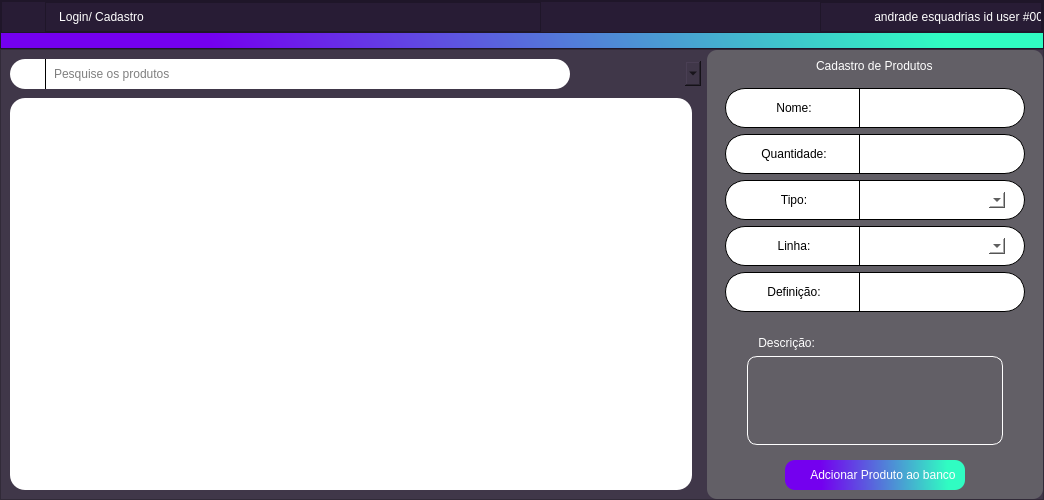
<?xml version="1.0" encoding="UTF-8"?>
<ui version="4.0">
 <class>Estoque</class>
 <widget class="QMainWindow" name="Estoque">
  <property name="geometry">
   <rect>
    <x>0</x>
    <y>0</y>
    <width>1044</width>
    <height>500</height>
   </rect>
  </property>
  <property name="windowTitle">
   <string>Estoque</string>
  </property>
  <property name="windowIcon">
   <iconset resource="qrc/source.qrc">
    <normaloff>:/iconteste/icons/ba812f4a-b112-4fa5-96d0-dccd574e3a86.jpg</normaloff>:/iconteste/icons/ba812f4a-b112-4fa5-96d0-dccd574e3a86.jpg</iconset>
  </property>
  <widget class="QWidget" name="centralwidget">
   <layout class="QVBoxLayout" name="verticalLayout_5">
    <property name="spacing">
     <number>0</number>
    </property>
    <property name="leftMargin">
     <number>0</number>
    </property>
    <property name="topMargin">
     <number>0</number>
    </property>
    <property name="rightMargin">
     <number>0</number>
    </property>
    <property name="bottomMargin">
     <number>0</number>
    </property>
    <item>
     <widget class="QFrame" name="frame_3">
      <property name="minimumSize">
       <size>
        <width>0</width>
        <height>0</height>
       </size>
      </property>
      <property name="maximumSize">
       <size>
        <width>16777215</width>
        <height>60</height>
       </size>
      </property>
      <property name="styleSheet">
       <string notr="true">background-color: #281c35;
color:#fff;</string>
      </property>
      <property name="frameShape">
       <enum>QFrame::StyledPanel</enum>
      </property>
      <property name="frameShadow">
       <enum>QFrame::Raised</enum>
      </property>
      <layout class="QVBoxLayout" name="verticalLayout_3">
       <property name="spacing">
        <number>0</number>
       </property>
       <property name="leftMargin">
        <number>0</number>
       </property>
       <property name="topMargin">
        <number>0</number>
       </property>
       <property name="rightMargin">
        <number>0</number>
       </property>
       <property name="bottomMargin">
        <number>0</number>
       </property>
       <item>
        <widget class="QFrame" name="frame_12">
         <property name="frameShape">
          <enum>QFrame::StyledPanel</enum>
         </property>
         <property name="frameShadow">
          <enum>QFrame::Raised</enum>
         </property>
         <layout class="QHBoxLayout" name="horizontalLayout_3">
          <property name="leftMargin">
           <number>6</number>
          </property>
          <property name="topMargin">
           <number>0</number>
          </property>
          <property name="rightMargin">
           <number>0</number>
          </property>
          <property name="bottomMargin">
           <number>0</number>
          </property>
          <item>
           <widget class="QFrame" name="frame_2">
            <property name="minimumSize">
             <size>
              <width>31</width>
              <height>30</height>
             </size>
            </property>
            <property name="maximumSize">
             <size>
              <width>31</width>
              <height>30</height>
             </size>
            </property>
            <property name="styleSheet">
             <string notr="true">border-image: url(:/iconteste/icons/ba812f4a-b112-4fa5-96d0-dccd574e3a86.jpg);
border-radius:15px;</string>
            </property>
            <property name="frameShape">
             <enum>QFrame::StyledPanel</enum>
            </property>
            <property name="frameShadow">
             <enum>QFrame::Raised</enum>
            </property>
            <layout class="QGridLayout" name="gridLayout_3">
             <property name="leftMargin">
              <number>0</number>
             </property>
             <property name="topMargin">
              <number>0</number>
             </property>
             <property name="rightMargin">
              <number>0</number>
             </property>
             <property name="bottomMargin">
              <number>0</number>
             </property>
             <property name="spacing">
              <number>0</number>
             </property>
            </layout>
           </widget>
          </item>
          <item>
           <widget class="QFrame" name="frame_4">
            <property name="frameShape">
             <enum>QFrame::StyledPanel</enum>
            </property>
            <property name="frameShadow">
             <enum>QFrame::Raised</enum>
            </property>
            <layout class="QVBoxLayout" name="verticalLayout">
             <property name="spacing">
              <number>0</number>
             </property>
             <property name="leftMargin">
              <number>0</number>
             </property>
             <property name="topMargin">
              <number>0</number>
             </property>
             <property name="rightMargin">
              <number>0</number>
             </property>
             <property name="bottomMargin">
              <number>0</number>
             </property>
             <item>
              <widget class="QPushButton" name="Logincadastro">
               <property name="minimumSize">
                <size>
                 <width>111</width>
                 <height>25</height>
                </size>
               </property>
               <property name="maximumSize">
                <size>
                 <width>110</width>
                 <height>16777215</height>
                </size>
               </property>
               <property name="styleSheet">
                <string notr="true">QPushButton{
border:0px;
border-radius:12px;
}
QPushButton::hover
{

background-color:#403749

}
QPushButton::pressed
{
border-style: outset;
border-width: 3px;
border-color: #30fcc2;
background-color:625f66
}
</string>
               </property>
               <property name="text">
                <string>Login/ Cadastro</string>
               </property>
               <property name="icon">
                <iconset resource="qrc/source.qrc">
                 <normaloff>:/iconteste/icons/user.png</normaloff>:/iconteste/icons/user.png</iconset>
               </property>
              </widget>
             </item>
            </layout>
           </widget>
          </item>
          <item alignment="Qt::AlignRight">
           <widget class="QFrame" name="frame_13">
            <property name="frameShape">
             <enum>QFrame::StyledPanel</enum>
            </property>
            <property name="frameShadow">
             <enum>QFrame::Raised</enum>
            </property>
            <layout class="QHBoxLayout" name="horizontalLayout">
             <property name="spacing">
              <number>0</number>
             </property>
             <property name="leftMargin">
              <number>20</number>
             </property>
             <property name="topMargin">
              <number>0</number>
             </property>
             <property name="rightMargin">
              <number>0</number>
             </property>
             <property name="bottomMargin">
              <number>0</number>
             </property>
             <item>
              <widget class="QLabel" name="label_2">
               <property name="minimumSize">
                <size>
                 <width>200</width>
                 <height>0</height>
                </size>
               </property>
               <property name="maximumSize">
                <size>
                 <width>200</width>
                 <height>30</height>
                </size>
               </property>
               <property name="text">
                <string>          andrade esquadrias id user #0001</string>
               </property>
              </widget>
             </item>
            </layout>
           </widget>
          </item>
         </layout>
        </widget>
       </item>
       <item>
        <widget class="QLabel" name="label_24">
         <property name="minimumSize">
          <size>
           <width>0</width>
           <height>15</height>
          </size>
         </property>
         <property name="maximumSize">
          <size>
           <width>16777215</width>
           <height>15</height>
          </size>
         </property>
         <property name="styleSheet">
          <string notr="true">background-color: qlineargradient(spread:pad, x1:0.0227727, y1:0.557, x2:1, y2:0.551, stop:0.181818 rgba(116, 0, 239, 255), stop:0.903409 rgba(48, 252, 194, 255));</string>
         </property>
         <property name="text">
          <string/>
         </property>
        </widget>
       </item>
      </layout>
     </widget>
    </item>
    <item>
     <widget class="QFrame" name="frame">
      <property name="styleSheet">
       <string notr="true">background-color:#403749;
color:black;</string>
      </property>
      <property name="frameShape">
       <enum>QFrame::StyledPanel</enum>
      </property>
      <property name="frameShadow">
       <enum>QFrame::Raised</enum>
      </property>
      <layout class="QHBoxLayout" name="horizontalLayout_2">
       <property name="leftMargin">
        <number>0</number>
       </property>
       <property name="topMargin">
        <number>0</number>
       </property>
       <property name="rightMargin">
        <number>0</number>
       </property>
       <property name="bottomMargin">
        <number>0</number>
       </property>
       <item>
        <widget class="QFrame" name="frame_46">
         <property name="styleSheet">
          <string notr="true">border-radius:15px;</string>
         </property>
         <property name="frameShape">
          <enum>QFrame::StyledPanel</enum>
         </property>
         <property name="frameShadow">
          <enum>QFrame::Raised</enum>
         </property>
         <layout class="QVBoxLayout" name="verticalLayout_20">
          <property name="spacing">
           <number>0</number>
          </property>
          <property name="leftMargin">
           <number>0</number>
          </property>
          <property name="topMargin">
           <number>0</number>
          </property>
          <property name="rightMargin">
           <number>0</number>
          </property>
          <property name="bottomMargin">
           <number>0</number>
          </property>
          <item>
           <widget class="QFrame" name="frame_41">
            <property name="frameShape">
             <enum>QFrame::StyledPanel</enum>
            </property>
            <property name="frameShadow">
             <enum>QFrame::Raised</enum>
            </property>
            <layout class="QHBoxLayout" name="horizontalLayout_23">
             <property name="spacing">
              <number>0</number>
             </property>
             <property name="rightMargin">
              <number>0</number>
             </property>
             <property name="bottomMargin">
              <number>0</number>
             </property>
             <item>
              <widget class="QFrame" name="frame_42">
               <property name="frameShape">
                <enum>QFrame::StyledPanel</enum>
               </property>
               <property name="frameShadow">
                <enum>QFrame::Raised</enum>
               </property>
               <layout class="QHBoxLayout" name="horizontalLayout_21">
                <property name="leftMargin">
                 <number>0</number>
                </property>
                <property name="topMargin">
                 <number>0</number>
                </property>
                <property name="rightMargin">
                 <number>0</number>
                </property>
                <property name="bottomMargin">
                 <number>0</number>
                </property>
                <item>
                 <widget class="QFrame" name="frame_43">
                  <property name="minimumSize">
                   <size>
                    <width>0</width>
                    <height>30</height>
                   </size>
                  </property>
                  <property name="maximumSize">
                   <size>
                    <width>16777215</width>
                    <height>40</height>
                   </size>
                  </property>
                  <property name="styleSheet">
                   <string notr="true">background-color:white;
color:black;</string>
                  </property>
                  <property name="frameShape">
                   <enum>QFrame::StyledPanel</enum>
                  </property>
                  <property name="frameShadow">
                   <enum>QFrame::Raised</enum>
                  </property>
                  <layout class="QHBoxLayout" name="horizontalLayout_22">
                   <property name="topMargin">
                    <number>0</number>
                   </property>
                   <property name="bottomMargin">
                    <number>0</number>
                   </property>
                   <item>
                    <widget class="QLabel" name="label_34">
                     <property name="minimumSize">
                      <size>
                       <width>20</width>
                       <height>20</height>
                      </size>
                     </property>
                     <property name="maximumSize">
                      <size>
                       <width>20</width>
                       <height>20</height>
                      </size>
                     </property>
                     <property name="styleSheet">
                      <string notr="true">border-image: url(:/iconteste/icons/loupe (1).png);
border-radius:12px;</string>
                     </property>
                     <property name="text">
                      <string/>
                     </property>
                    </widget>
                   </item>
                   <item>
                    <widget class="Line" name="line_2">
                     <property name="minimumSize">
                      <size>
                       <width>1</width>
                       <height>25</height>
                      </size>
                     </property>
                     <property name="maximumSize">
                      <size>
                       <width>1</width>
                       <height>16777215</height>
                      </size>
                     </property>
                     <property name="styleSheet">
                      <string notr="true">background-color:black;	</string>
                     </property>
                     <property name="orientation">
                      <enum>Qt::Vertical</enum>
                     </property>
                    </widget>
                   </item>
                   <item>
                    <widget class="QLineEdit" name="lineEdit_2">
                     <property name="minimumSize">
                      <size>
                       <width>0</width>
                       <height>25</height>
                      </size>
                     </property>
                     <property name="styleSheet">
                      <string notr="true">background-color:white;
font: 12pt &quot;MS Shell Dlg 2&quot;;
color:black;
border-radius:10px;</string>
                     </property>
                     <property name="placeholderText">
                      <string>Pesquise os produtos</string>
                     </property>
                    </widget>
                   </item>
                  </layout>
                 </widget>
                </item>
                <item>
                 <widget class="QComboBox" name="comboBox_6">
                  <property name="minimumSize">
                   <size>
                    <width>125</width>
                    <height>25</height>
                   </size>
                  </property>
                  <property name="styleSheet">
                   <string notr="true">QComboBox {
	border: transparent;

}
QComboBox::drop-down:button{
border:transparent; background:transparent;
border-image: url(:/iconteste/icons/arrow-white.png);
width: 14,px;
height: 14px;
padding-top:1px;
margin-top:3px;

}

QComboBox QAbstractItemView{
	
	border:1px solid black;
	border-radius:0px;
 
	
}
</string>
                  </property>
                 </widget>
                </item>
               </layout>
              </widget>
             </item>
            </layout>
           </widget>
          </item>
          <item>
           <widget class="QFrame" name="frame_45">
            <property name="minimumSize">
             <size>
              <width>700</width>
              <height>0</height>
             </size>
            </property>
            <property name="maximumSize">
             <size>
              <width>16515165</width>
              <height>16777215</height>
             </size>
            </property>
            <property name="frameShape">
             <enum>QFrame::StyledPanel</enum>
            </property>
            <property name="frameShadow">
             <enum>QFrame::Raised</enum>
            </property>
            <layout class="QHBoxLayout" name="horizontalLayout_24">
             <item>
              <widget class="QTableWidget" name="tableWidget_4">
               <property name="styleSheet">
                <string notr="true">background-color:white;
color:black;</string>
               </property>
              </widget>
             </item>
            </layout>
           </widget>
          </item>
         </layout>
        </widget>
       </item>
       <item>
        <widget class="QFrame" name="frame_11">
         <property name="maximumSize">
          <size>
           <width>500</width>
           <height>700</height>
          </size>
         </property>
         <property name="styleSheet">
          <string notr="true">background-color:#625f66;
color:white;
border-radius:10px;</string>
         </property>
         <property name="frameShape">
          <enum>QFrame::StyledPanel</enum>
         </property>
         <property name="frameShadow">
          <enum>QFrame::Raised</enum>
         </property>
         <layout class="QVBoxLayout" name="verticalLayout_4">
          <item alignment="Qt::AlignHCenter">
           <widget class="QLabel" name="label_3">
            <property name="styleSheet">
             <string notr="true">font: 20pt &quot;MS Shell Dlg 2&quot;;</string>
            </property>
            <property name="text">
             <string>Cadastro de Produtos</string>
            </property>
           </widget>
          </item>
          <item alignment="Qt::AlignHCenter">
           <widget class="QFrame" name="frame_15">
            <property name="styleSheet">
             <string notr="true">color:black;</string>
            </property>
            <property name="frameShape">
             <enum>QFrame::StyledPanel</enum>
            </property>
            <property name="frameShadow">
             <enum>QFrame::Raised</enum>
            </property>
            <layout class="QVBoxLayout" name="verticalLayout_7">
             <item>
              <widget class="QFrame" name="frame_16">
               <property name="minimumSize">
                <size>
                 <width>300</width>
                 <height>40</height>
                </size>
               </property>
               <property name="maximumSize">
                <size>
                 <width>206</width>
                 <height>40</height>
                </size>
               </property>
               <property name="styleSheet">
                <string notr="true">border: 1px solid black;
border-radius:20px;
background-color: white;
color:black;</string>
               </property>
               <property name="frameShape">
                <enum>QFrame::StyledPanel</enum>
               </property>
               <property name="frameShadow">
                <enum>QFrame::Raised</enum>
               </property>
               <layout class="QHBoxLayout" name="horizontalLayout_8">
                <property name="topMargin">
                 <number>0</number>
                </property>
                <property name="bottomMargin">
                 <number>0</number>
                </property>
                <item>
                 <widget class="QLabel" name="label_14">
                  <property name="minimumSize">
                   <size>
                    <width>40</width>
                    <height>20</height>
                   </size>
                  </property>
                  <property name="maximumSize">
                   <size>
                    <width>100</width>
                    <height>20</height>
                   </size>
                  </property>
                  <property name="styleSheet">
                   <string notr="true">border:0px;</string>
                  </property>
                  <property name="text">
                   <string>Nome:</string>
                  </property>
                  <property name="alignment">
                   <set>Qt::AlignCenter</set>
                  </property>
                 </widget>
                </item>
                <item>
                 <widget class="Line" name="line_5">
                  <property name="minimumSize">
                   <size>
                    <width>0</width>
                    <height>40</height>
                   </size>
                  </property>
                  <property name="maximumSize">
                   <size>
                    <width>1</width>
                    <height>16777215</height>
                   </size>
                  </property>
                  <property name="styleSheet">
                   <string notr="true">margin-top:0px;</string>
                  </property>
                  <property name="orientation">
                   <enum>Qt::Vertical</enum>
                  </property>
                 </widget>
                </item>
                <item>
                 <widget class="QLineEdit" name="lineEdit_5">
                  <property name="maximumSize">
                   <size>
                    <width>130</width>
                    <height>16777215</height>
                   </size>
                  </property>
                  <property name="styleSheet">
                   <string notr="true">border: 0px;</string>
                  </property>
                 </widget>
                </item>
               </layout>
              </widget>
             </item>
             <item>
              <widget class="QFrame" name="frame_20">
               <property name="minimumSize">
                <size>
                 <width>300</width>
                 <height>40</height>
                </size>
               </property>
               <property name="maximumSize">
                <size>
                 <width>206</width>
                 <height>40</height>
                </size>
               </property>
               <property name="styleSheet">
                <string notr="true">border: 1px solid black;
border-radius:20px;
background-color: white;
color:black;</string>
               </property>
               <property name="frameShape">
                <enum>QFrame::StyledPanel</enum>
               </property>
               <property name="frameShadow">
                <enum>QFrame::Raised</enum>
               </property>
               <layout class="QHBoxLayout" name="horizontalLayout_13">
                <property name="topMargin">
                 <number>0</number>
                </property>
                <property name="bottomMargin">
                 <number>0</number>
                </property>
                <item>
                 <widget class="QLabel" name="label_20">
                  <property name="minimumSize">
                   <size>
                    <width>40</width>
                    <height>20</height>
                   </size>
                  </property>
                  <property name="maximumSize">
                   <size>
                    <width>100</width>
                    <height>20</height>
                   </size>
                  </property>
                  <property name="styleSheet">
                   <string notr="true">border:0px;</string>
                  </property>
                  <property name="text">
                   <string>Quantidade:</string>
                  </property>
                  <property name="alignment">
                   <set>Qt::AlignCenter</set>
                  </property>
                 </widget>
                </item>
                <item>
                 <widget class="Line" name="line_11">
                  <property name="minimumSize">
                   <size>
                    <width>0</width>
                    <height>40</height>
                   </size>
                  </property>
                  <property name="maximumSize">
                   <size>
                    <width>1</width>
                    <height>16777215</height>
                   </size>
                  </property>
                  <property name="styleSheet">
                   <string notr="true">margin-top:0px;</string>
                  </property>
                  <property name="orientation">
                   <enum>Qt::Vertical</enum>
                  </property>
                 </widget>
                </item>
                <item>
                 <widget class="QLineEdit" name="lineEdit_10">
                  <property name="maximumSize">
                   <size>
                    <width>130</width>
                    <height>16777215</height>
                   </size>
                  </property>
                  <property name="styleSheet">
                   <string notr="true">border: 0px;</string>
                  </property>
                 </widget>
                </item>
               </layout>
              </widget>
             </item>
             <item>
              <widget class="QFrame" name="frame_17">
               <property name="minimumSize">
                <size>
                 <width>300</width>
                 <height>40</height>
                </size>
               </property>
               <property name="maximumSize">
                <size>
                 <width>206</width>
                 <height>40</height>
                </size>
               </property>
               <property name="styleSheet">
                <string notr="true">border: 1px solid black;
border-radius:20px;
background-color: white;</string>
               </property>
               <property name="frameShape">
                <enum>QFrame::StyledPanel</enum>
               </property>
               <property name="frameShadow">
                <enum>QFrame::Raised</enum>
               </property>
               <layout class="QHBoxLayout" name="horizontalLayout_10">
                <property name="topMargin">
                 <number>0</number>
                </property>
                <property name="bottomMargin">
                 <number>0</number>
                </property>
                <item>
                 <widget class="QLabel" name="label_17">
                  <property name="minimumSize">
                   <size>
                    <width>40</width>
                    <height>20</height>
                   </size>
                  </property>
                  <property name="maximumSize">
                   <size>
                    <width>100</width>
                    <height>20</height>
                   </size>
                  </property>
                  <property name="styleSheet">
                   <string notr="true">border:0px;</string>
                  </property>
                  <property name="text">
                   <string>Tipo:</string>
                  </property>
                  <property name="alignment">
                   <set>Qt::AlignCenter</set>
                  </property>
                 </widget>
                </item>
                <item>
                 <widget class="Line" name="line_8">
                  <property name="minimumSize">
                   <size>
                    <width>0</width>
                    <height>40</height>
                   </size>
                  </property>
                  <property name="maximumSize">
                   <size>
                    <width>1</width>
                    <height>16777215</height>
                   </size>
                  </property>
                  <property name="styleSheet">
                   <string notr="true">margin-top:0px;</string>
                  </property>
                  <property name="orientation">
                   <enum>Qt::Vertical</enum>
                  </property>
                 </widget>
                </item>
                <item>
                 <widget class="QComboBox" name="comboBox_7">
                  <property name="maximumSize">
                   <size>
                    <width>130</width>
                    <height>16777215</height>
                   </size>
                  </property>
                  <property name="styleSheet">
                   <string notr="true">QComboBox {
	border: transparent;

}
QComboBox::drop-down:button{
border:transparent; background:transparent;
border-image: url(:/iconteste/icons/arrow-black.png);
width: 14px;
height: 14px;
padding-top:1px;
margin-top:3px;

}

QComboBox QAbstractItemView{
	
	border:1px solid black;
	border-radius:0px;
 
	
}
</string>
                  </property>
                 </widget>
                </item>
               </layout>
              </widget>
             </item>
             <item>
              <widget class="QFrame" name="frame_19">
               <property name="minimumSize">
                <size>
                 <width>300</width>
                 <height>40</height>
                </size>
               </property>
               <property name="maximumSize">
                <size>
                 <width>206</width>
                 <height>40</height>
                </size>
               </property>
               <property name="styleSheet">
                <string notr="true">border: 1px solid black;
border-radius:20px;
background-color: white;</string>
               </property>
               <property name="frameShape">
                <enum>QFrame::StyledPanel</enum>
               </property>
               <property name="frameShadow">
                <enum>QFrame::Raised</enum>
               </property>
               <layout class="QHBoxLayout" name="horizontalLayout_12">
                <property name="topMargin">
                 <number>0</number>
                </property>
                <property name="bottomMargin">
                 <number>0</number>
                </property>
                <item>
                 <widget class="QLabel" name="label_19">
                  <property name="minimumSize">
                   <size>
                    <width>40</width>
                    <height>20</height>
                   </size>
                  </property>
                  <property name="maximumSize">
                   <size>
                    <width>100</width>
                    <height>20</height>
                   </size>
                  </property>
                  <property name="styleSheet">
                   <string notr="true">border:0px;</string>
                  </property>
                  <property name="text">
                   <string>Linha:</string>
                  </property>
                  <property name="alignment">
                   <set>Qt::AlignCenter</set>
                  </property>
                 </widget>
                </item>
                <item>
                 <widget class="Line" name="line_10">
                  <property name="minimumSize">
                   <size>
                    <width>0</width>
                    <height>40</height>
                   </size>
                  </property>
                  <property name="maximumSize">
                   <size>
                    <width>1</width>
                    <height>16777215</height>
                   </size>
                  </property>
                  <property name="styleSheet">
                   <string notr="true">margin-top:0px;</string>
                  </property>
                  <property name="orientation">
                   <enum>Qt::Vertical</enum>
                  </property>
                 </widget>
                </item>
                <item>
                 <widget class="QComboBox" name="comboBox_8">
                  <property name="maximumSize">
                   <size>
                    <width>130</width>
                    <height>16777215</height>
                   </size>
                  </property>
                  <property name="styleSheet">
                   <string notr="true">QComboBox {
	border: transparent;

}
QComboBox::drop-down:button{
border:transparent; background:transparent;
border-image: url(:/iconteste/icons/arrow-black.png);
width: 14px;
height: 14px;
padding-top:1px;
margin-top:3px;

}

QComboBox QAbstractItemView{
	
	border:1px solid black;
	border-radius:0px;
 
	
}
</string>
                  </property>
                 </widget>
                </item>
               </layout>
              </widget>
             </item>
             <item>
              <widget class="QFrame" name="frame_18">
               <property name="minimumSize">
                <size>
                 <width>300</width>
                 <height>40</height>
                </size>
               </property>
               <property name="maximumSize">
                <size>
                 <width>206</width>
                 <height>40</height>
                </size>
               </property>
               <property name="styleSheet">
                <string notr="true">border: 1px solid black;
border-radius:20px;
background-color: white;</string>
               </property>
               <property name="frameShape">
                <enum>QFrame::StyledPanel</enum>
               </property>
               <property name="frameShadow">
                <enum>QFrame::Raised</enum>
               </property>
               <layout class="QHBoxLayout" name="horizontalLayout_11">
                <property name="topMargin">
                 <number>0</number>
                </property>
                <property name="bottomMargin">
                 <number>0</number>
                </property>
                <item>
                 <widget class="QLabel" name="label_18">
                  <property name="minimumSize">
                   <size>
                    <width>40</width>
                    <height>20</height>
                   </size>
                  </property>
                  <property name="maximumSize">
                   <size>
                    <width>100</width>
                    <height>20</height>
                   </size>
                  </property>
                  <property name="styleSheet">
                   <string notr="true">border:0px;</string>
                  </property>
                  <property name="text">
                   <string>Definição:</string>
                  </property>
                  <property name="alignment">
                   <set>Qt::AlignCenter</set>
                  </property>
                 </widget>
                </item>
                <item>
                 <widget class="Line" name="line_9">
                  <property name="minimumSize">
                   <size>
                    <width>0</width>
                    <height>40</height>
                   </size>
                  </property>
                  <property name="maximumSize">
                   <size>
                    <width>1</width>
                    <height>16777215</height>
                   </size>
                  </property>
                  <property name="styleSheet">
                   <string notr="true">margin-top:0px;</string>
                  </property>
                  <property name="orientation">
                   <enum>Qt::Vertical</enum>
                  </property>
                 </widget>
                </item>
                <item>
                 <widget class="QLineEdit" name="lineEdit_8">
                  <property name="maximumSize">
                   <size>
                    <width>130</width>
                    <height>16777215</height>
                   </size>
                  </property>
                  <property name="styleSheet">
                   <string notr="true">border: 0px;</string>
                  </property>
                 </widget>
                </item>
               </layout>
              </widget>
             </item>
            </layout>
           </widget>
          </item>
          <item>
           <widget class="QFrame" name="frame_7">
            <property name="maximumSize">
             <size>
              <width>16777215</width>
              <height>250</height>
             </size>
            </property>
            <property name="frameShape">
             <enum>QFrame::StyledPanel</enum>
            </property>
            <property name="frameShadow">
             <enum>QFrame::Raised</enum>
            </property>
            <layout class="QVBoxLayout" name="verticalLayout_2">
             <item>
              <widget class="QLabel" name="label">
               <property name="maximumSize">
                <size>
                 <width>16777215</width>
                 <height>25</height>
                </size>
               </property>
               <property name="text">
                <string>          Descrição:</string>
               </property>
              </widget>
             </item>
             <item alignment="Qt::AlignHCenter">
              <widget class="QPlainTextEdit" name="plainTextEdit">
               <property name="maximumSize">
                <size>
                 <width>300</width>
                 <height>200</height>
                </size>
               </property>
               <property name="styleSheet">
                <string notr="true">border:1px solid white;</string>
               </property>
              </widget>
             </item>
            </layout>
           </widget>
          </item>
          <item>
           <widget class="QFrame" name="frame_6">
            <property name="frameShape">
             <enum>QFrame::StyledPanel</enum>
            </property>
            <property name="frameShadow">
             <enum>QFrame::Raised</enum>
            </property>
            <layout class="QHBoxLayout" name="horizontalLayout_4">
             <property name="spacing">
              <number>0</number>
             </property>
             <property name="leftMargin">
              <number>0</number>
             </property>
             <property name="topMargin">
              <number>0</number>
             </property>
             <property name="rightMargin">
              <number>0</number>
             </property>
             <property name="bottomMargin">
              <number>0</number>
             </property>
             <item>
              <widget class="QPushButton" name="pushButton_13">
               <property name="minimumSize">
                <size>
                 <width>170</width>
                 <height>30</height>
                </size>
               </property>
               <property name="maximumSize">
                <size>
                 <width>180</width>
                 <height>16777215</height>
                </size>
               </property>
               <property name="layoutDirection">
                <enum>Qt::RightToLeft</enum>
               </property>
               <property name="styleSheet">
                <string notr="true">


QPushButton{
border:1px;
background-color: qlineargradient(spread:pad, x1:0.0227727, y1:0.557, x2:1, y2:0.551, stop:0.181818 rgba(116, 0, 239, 255), stop:0.903409 rgba(48, 252, 194, 255));
border-radius:10px;
color:white;
}
QPushButton::hover
{


border-width: 2px;

border-color: black;

}
QPushButton::pressed
{
border-style: outset;
border-width: 3px;
border-color: #30fcc2;
}
</string>
               </property>
               <property name="text">
                <string>     Adcionar Produto ao banco</string>
               </property>
               <property name="icon">
                <iconset resource="qrc/source.qrc">
                 <normaloff>:/iconteste/icons/right white arrow.png</normaloff>:/iconteste/icons/right white arrow.png</iconset>
               </property>
              </widget>
             </item>
            </layout>
           </widget>
          </item>
         </layout>
        </widget>
       </item>
      </layout>
     </widget>
    </item>
   </layout>
  </widget>
 </widget>
 <resources>
  <include location="qrc/source.qrc"/>
 </resources>
 <connections/>
</ui>
